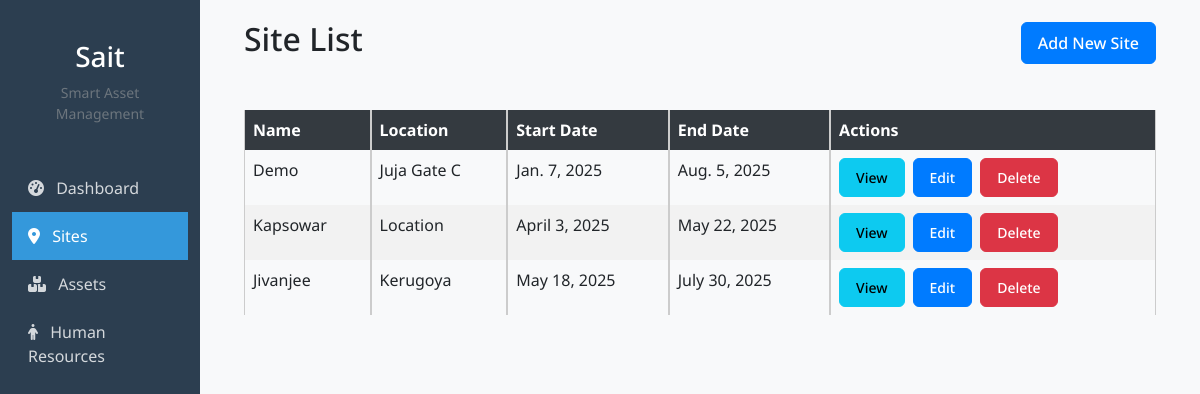
The app's page /sites/ (signed in), older data.
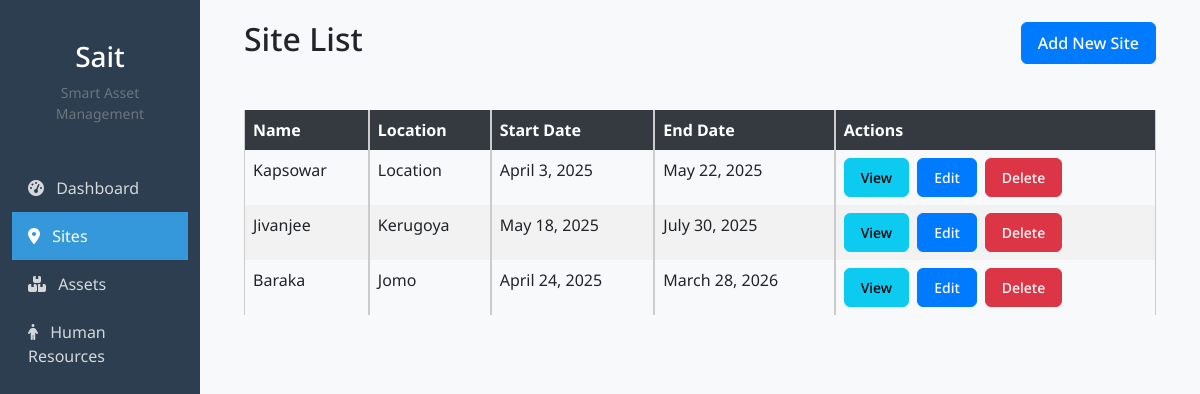
The same page, newer data.
### foreman/models.py (models this page shows, shortened)
class Site(models.Model):
    name = models.CharField(max_length=100)
    location = models.CharField(max_length=100)
    start_date = models.DateField()
    end_date = models.DateField()
    owner = models.ForeignKey(User, on_delete=models.CASCADE, related_name='sites',null=True, blank=True)

### foreman/views.py (the view)
# urls.py: path('sites/', views.site_list, name='site_list'),
@login_required
def site_list(request):
    sites = Site.objects.filter(owner=request.user)
    return render(request, 'site_list.html', {'sites': sites})

### foreman/templates/site_list.html
{% extends '_base.html' %}
{% block content %}
<div class="d-flex justify-content-between align-items-center mb-4">
    <h2>Site List</h2>
    <a href="{% url 'site_create' %}" class="btn btn-primary">Add New Site</a>
</div>
{% if sites %}
<div class="table-responsive">
    <table class="table table-bordered site-table">
        <thead>
            <tr>
                <th>Name</th>
                <th>Location</th>
                <th>Start Date</th>
                <th>End Date</th>
                <th>Actions</th>
            </tr>
        </thead>
        <tbody>
            {% for site in sites %}
            <tr>
                <td>{{ site.name }}</td>
                <td>{{ site.location }}</td>
                <td>{{ site.start_date }}</td>
                <td>{{ site.end_date }}</td>
                <td>
                    <div class="d-flex">
                        <a href="{% url 'site_detail' site.id %}" class="btn btn-sm btn-info me-2">View</a>
                        <a href="{% url 'site_update' site.id %}" class="btn btn-sm btn-primary me-2">Edit</a>
                        <a href="{% url 'site_delete' site.id %}" class="btn btn-sm btn-danger">Delete</a>
                    </div>
                </td>
            </tr>
            {% endfor %}
        </tbody>
    </table>
</div>
{% else %}
<div class="alert alert-info">
    No sites available. Please add a new site.
</div>
{% endif %}
{% endblock %}

Row changes from the older to the newer data that the page shows:
removed Site: name "Demo", location "Juja Gate C", start_date "Jan. 7, 2025", end_date "Aug. 5, 2025"
added Site: name "Baraka", location "Jomo", start_date "April 24, 2025", end_date "March 28, 2026"
